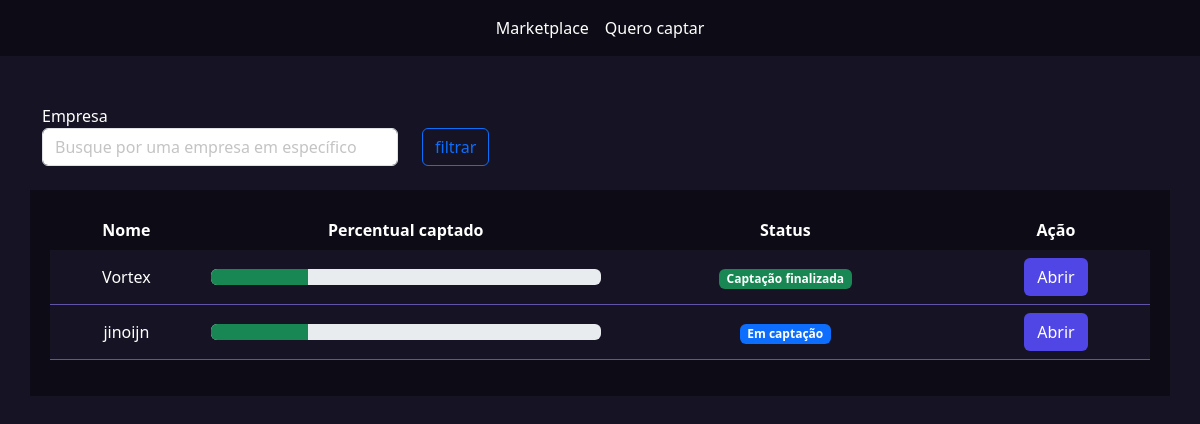
Page /empresarios/listar_empresas/ (signed in) on the committed database.
### empresarios/models.py (models this page shows, shortened)
class Empresas(models.Model):
    tempo_existencia_choices = (
        ("-6", "Menos de 6 meses"),
        ("+6", "Mais de 6 meses"),
        ("+1", "Mais de 1 ano"),
        ("+5", "Mais de 5 anos"),
    )
    estagio_choices = (
        ("I", "Tenho apenas uma idea"),
        ("MVP", "Possuo um MVP"),
        ("MVPP", "Possuo um MVP com clientes pagantes"),
        ("E", "Empresa pronta para escalar"),
    )
    area_choices = (
        ("ED", "Ed-tech"),
        ("FT", "Fintech"),
        ("AT", "Agrotech"),
    )
    user = models.ForeignKey(User, on_delete=models.DO_NOTHING)
    nome = models.CharField(max_length=50)
    cnpj = models.CharField(max_length=30)
    site = models.URLField()
    tempo_existencia = models.CharField(
        max_length=2, choices=tempo_existencia_choices, default="-6"
    )
    descricao = models.TextField()
    data_final_captacao = models.DateField()
    percentual_equity = models.IntegerField()  # Percentual esperado
    estagio = models.CharField(
        max_length=4, choices=estagio_choices, default="I"
    )
    area = models.CharField(max_length=3, choices=area_choices)
    publico_alvo = models.CharField(max_length=3)
    valor = models.DecimalField(
        max_digits=9, decimal_places=2
    )  # Valor total a ser vendido
    pitch = models.FileField(upload_to="pitchs")
    logo = models.FileField(upload_to="logo")
    @property
    def status(self):
        if date.today() > self.data_final_captacao:
            return mark_safe(
                '<span class="badge bg-success">Captação finalizada</span>'
            )
        return mark_safe('<span class="badge bg-primary">Em captação</span>')

### empresarios/views.py (the view)
# urls.py: path("listar_empresas/", views.listar_empresas, name="listar_empresas"),
def listar_empresas(request):
    if not request.user.is_authenticated:
        return redirect("/usuarios/logar")
    if request.method == "GET":
        empresas = Empresas.objects.filter(user=request.user)
        return render(request, "listar_empresas.html", {"empresas": empresas})

### empresarios/templates/listar_empresas.html (shortened to what this page needs)
{% extends "base.html" %}
{% load static %}
{% block 'head' %}
<link rel="stylesheet" href="{% static 'empresarios/css/listar_empresas.css' %}">
<link rel="stylesheet" href="{% static 'usuarios/css/usuarios.css' %}">
{% endblock 'head' %}
{% block 'body' %}
    {% include "partials/barra_navegacao.html" %}
    <br><br>
    <div class="container">
        <div class="row">
            <div class="col-md-4">
                <form action="{% url 'listar_empresas' %}" method="GET">
                <label>Empresa</label>
                <input type="text" name="empresa" class="form-control" placeholder="Busque por uma empresa em específico">
            </div>
            <div class="col-md">
                <br>
                <input type="submit" value="filtrar" class="btn btn-outline-primary">
            </div>
        </div>
    </div>
    <br>
    <div class="container dark-color container_empresas">
        <table class="table">
            <thead >
              <tr class="cabecalho" style="background-color: transparent !important;">
                <th class="cabecalho" scope="col">Nome</th>
                <th class="cabecalho" scope="col">Percentual captado</th>
                <th class="cabecalho" scope="col">Status</th>
                <th class="cabecalho" scope="col">Ação</th>
              </tr>
            </thead>
            <tbody>
                {% for empresa in empresas %}
                    <tr class="linha">
                        <td class="linha">{{empresa.nome}}</td>
                        <td class="linha">
                            <div class="progress">
                                <div class="progress-bar bg-success" role="progressbar" style="width: 25%" aria-valuenow="25" aria-valuemin="0" aria-valuemax="100"></div>
                            </div>
                        </td>
                        <td class="linha">{{empresa.status}}</td>
                        <td class="linha"><a href="{% url 'empresa' empresa.id %}" class="btn btn-indigo-normal">Abrir</a></td>
                    </tr>
                {% endfor %}
            </tbody>
          </table>
    </div>
{% endblock 'body' %}

### templates/static/geral/css/base.css (style rules this page uses)
:root { --main-color: #161424; --dark-color: #0D0C16; --contrast-color: #4F46E5; }
body { color: white !important; background-color: var(--main-color) !important; }
.dark-color { background-color: var(--dark-color); color: white !important; }

### templates/static/empresarios/css/listar_empresas.css (style rules this page uses)
.container_empresas { padding: 20px; }
.table { border-collapse: collapse !important; width: 100%; }
.cabecalho { background-color: transparent !important; border: none; color: white !important; text-align: center; }
.linha { vertical-align: middle; padding: 24px; text-align: center; background-color: var(--main-color) !important; color: white !important; border-bottom: 1px solid #6154a8; }
th { background-color: var; }

### templates/static/usuarios/css/usuarios.css (style rules this page uses)
.btn-indigo-normal { background-color: var(--contrast-color); color: white; }

### rows in the picture
Empresas: nome "Vortex", status "Captação finalizada"
Empresas: nome "jinoijn", status "Em captação"
